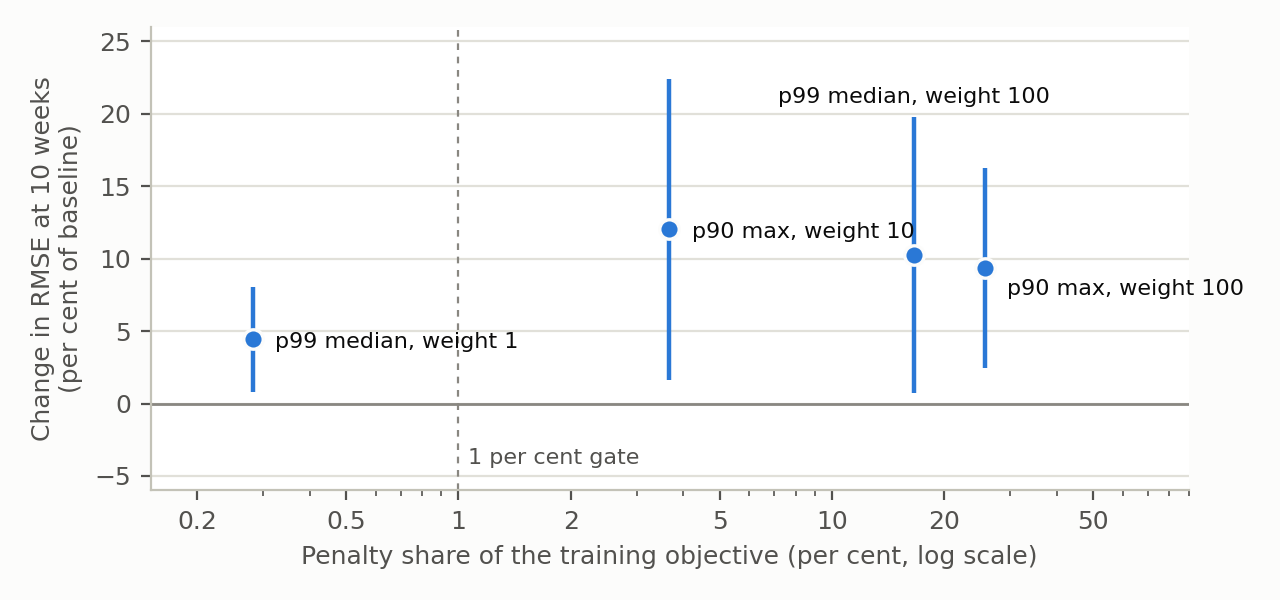

Source code (Python):
"""Figure 3: influenza Japan RMSE change at 10 weeks against the penalty's share of the training objective, four arms.

Run from the repository root:  python fig3_penalty_japan.py [repo_root] [out_dir]
Defaults: repo_root = ".", out_dir = "figures". Reads committed records only and asserts
known values before plotting, so a changed input stops the build."""
import os, sys
REPO = sys.argv[1] if len(sys.argv) > 1 else "."
OUT_DIR = sys.argv[2] if len(sys.argv) > 2 else "figures"
os.makedirs(OUT_DIR, exist_ok=True)
import json,statistics as st,math
from scipy import stats
import matplotlib; matplotlib.use("Agg"); import matplotlib.pyplot as plt
R=REPO; S=[42,52,62,72,82]; T=stats.t.ppf(0.975,4)
def load(f): return json.load(open(f"{R}/{f}"))
def val(recs,m,h): 
    v=[r['node_mean'] for r in recs if r['model']=='encoder' and r['metric']==m and r['horizon']==h]; assert len(v)==1; return v[0]
arms=[("epi_p99median","p99 median, weight 1"),("epi_p90max_lam10","p90 max, weight 10"),("epi_p99median_lam100","p99 median, weight 100"),("epi_p90max_lam100","p90 max, weight 100")]
pts=[]
for tag,lab in arms:
    A=[load(f"experiments/epi_bound_lambda/single/encoder__influenza_japan__seed{s}__{tag}.json") for s in S]
    B=[load(f"results/single/encoder__influenza_japan__seed{s}.json") for s in S]
    base=st.mean(val(b,'rmse',10) for b in B)
    d=[val(a,'rmse',10)-val(b,'rmse',10) for a,b in zip(A,B)]; mu=st.mean(d); hw=T*st.stdev(d)/math.sqrt(5)
    share=100*st.mean(a[0]['epi_penalty_share'] for a in A)
    pts.append((share,100*mu/base,100*(mu-hw)/base,100*(mu+hw)/base,lab,mu))
assert [round(p[5],3) for p in pts]==[47.095,127.751,109.065,99.732]
plt.rcParams.update({"font.family":"DejaVu Sans","font.size":9,"axes.edgecolor":"#c3c2b7","xtick.color":"#52514e","ytick.color":"#52514e","axes.labelcolor":"#52514e"})
fig,ax=plt.subplots(figsize=(6.4,3.0))
ax.axhline(0,color="#898781",lw=1); ax.axvline(1,color="#898781",lw=0.8,ls=(0,(3,3)))
ax.text(1.06,-4.2,"1 per cent gate",fontsize=8,color="#52514e")
for sh,m,lo,hi,lab,_ in pts:
    ax.errorbar([sh],[m],yerr=[[m-lo],[hi-m]],fmt="o",color="#2a78d6",ms=7,lw=1.6,mec="#fcfcfb",mew=1.2)
    if lab=="p99 median, weight 100":
        ax.annotate(lab,(sh,hi),xytext=(0,5),textcoords="offset points",fontsize=8,color="#0b0b0b",ha="center")
    else:
        off=(8,-10) if lab=="p90 max, weight 100" else (8,-3)
        ax.annotate(lab,(sh,m),xytext=off,textcoords="offset points",fontsize=8,color="#0b0b0b",ha="left")
ax.set_xscale("log"); ax.set_xlim(0.15,90); ax.set_ylim(-6,26)
ax.set_xticks([0.2,0.5,1,2,5,10,20,50]); ax.set_xticklabels(["0.2","0.5","1","2","5","10","20","50"])
ax.set_xlabel("Penalty share of the training objective (per cent, log scale)")
ax.set_ylabel("Change in RMSE at 10 weeks\n(per cent of baseline)")
ax.grid(axis="y",color="#e1e0d9",lw=0.8); ax.set_axisbelow(True)
for sp in ("top","right"): ax.spines[sp].set_visible(False)
fig.tight_layout(); out=os.path.join(OUT_DIR,"fig3_penalty_japan.png"); fig.savefig(out,dpi=200,facecolor="#fcfcfb")
for p in pts: print([round(x,2) for x in p[:4]],p[4])
